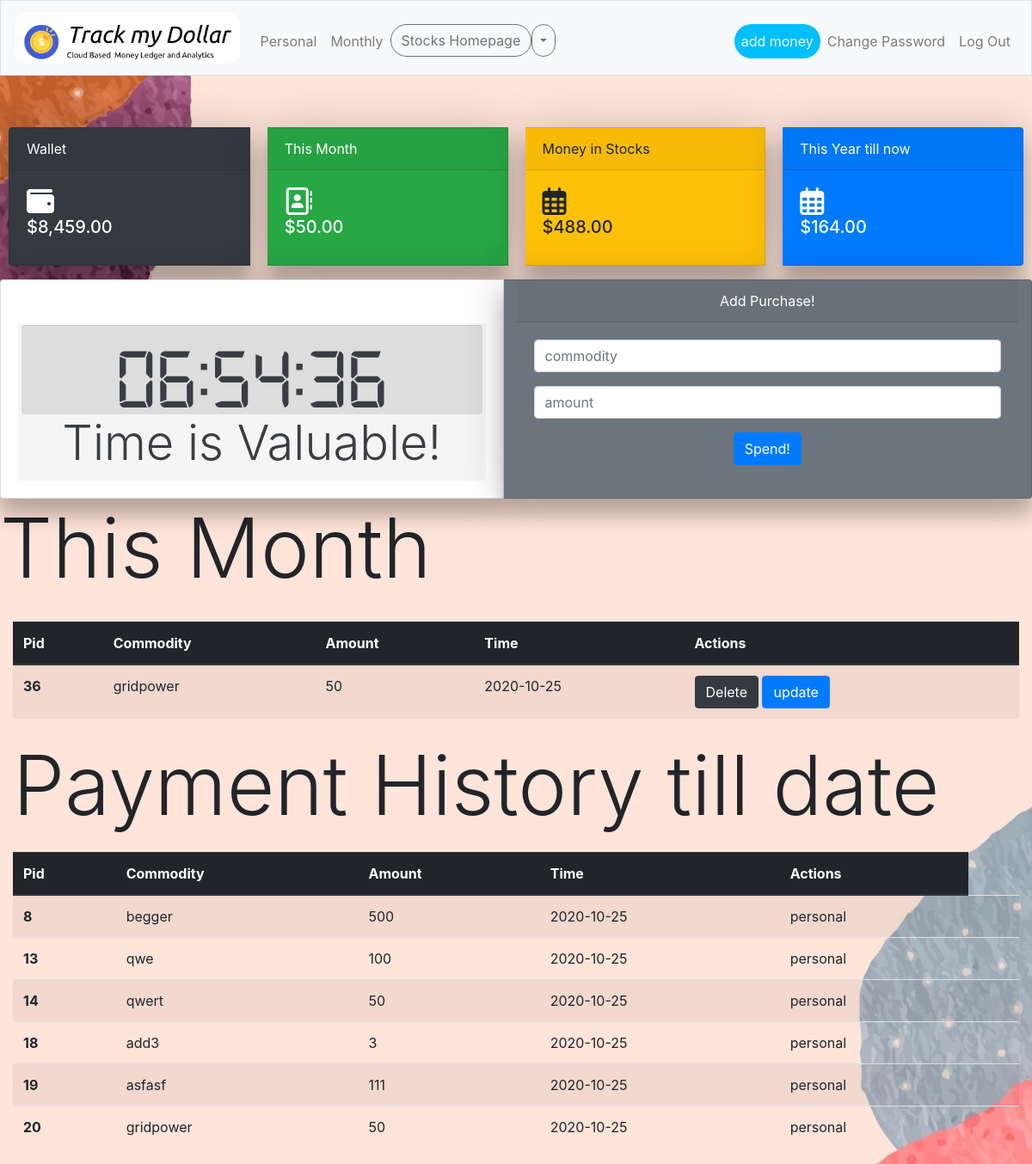
Page /personal (signed in) on the committed database.
### tables this page shows
CREATE TABLE "personal" (
	"pid"	INTEGER NOT NULL,
	"commodity"	VARCHAR(30),
	"amount"	INTEGER,
	"time"	DATE NOT NULL DEFAULT CURRENT_DATE,
	"user_id"	INTEGER,
	PRIMARY KEY("pid" AUTOINCREMENT)
);

CREATE TABLE "paymenthistory" (
	"user_id"	INTEGER NOT NULL,
	"paymentpurpose"	VARCHAR(30),
	"amount"	INTEGER,
	"datestamp"	date NOT NULL DEFAULT CURRENT_DATE,
	"pay_id"	INTEGER NOT NULL,
	"category"	VARCHAR(30),
	"pid"	INTEGER,
	"eid"	INTEGER,
	PRIMARY KEY("pay_id" AUTOINCREMENT)
);

### app.py (the view)
@app.route("/personal", methods=["GET", "POST"])
@login_required
def personal():
    if request.method == "POST":
        commodity = request.form.get("commodity")
        amount = request.form.get("amount")
        try:
            amount = int(amount)
        except:
            return apology("enter a proper value")
        if not commodity:
            return apology("Missing  commodity!")
        elif not amount:
            return apology("Missing number of shares!")
        elif int(amount)<= 0:
            return apology("enter a proper value")
        else:
            rows = db.execute("SELECT cash FROM users WHERE id=:id",id=session["user_id"])
            cash = rows[0]["cash"]
            updated_cash = cash - amount
            if updated_cash <0:
                return apology("cant afford")
            category= "personal"
            db.execute("UPDATE users SET cash=:updated_cash WHERE id=:id",updated_cash=updated_cash,id=session["user_id"])
            db.execute("INSERT INTO personal (user_id,amount,commodity) VALUES (:user_id,:amount,:commodity)",user_id=session["user_id"],amount=amount,commodity=commodity)
            temp_pid=db.execute("SELECT pid FROM personal ORDER BY pid DESC LIMIT 1")
            temp_pid=temp_pid[0]["pid"]
            db.execute("INSERT INTO paymenthistory (user_id,amount,paymentpurpose,category,pid) VALUES (:user_id,:amount,:paymentpurpose,:category,:temp_pid)",user_id=session["user_id"],amount=amount,paymentpurpose=commodity,category=category,temp_pid=temp_pid)
            flash("Bought!!")
            return redirect("/personal")
    else:
            today = str(date.today())
            print(" PERSONAL TOODAY: ",today)
            today = today.split('-')
            print("SPLITEED",today)
            today_year = today[0]
            today_month= today[1]
            nottoday_month = int(today_month) - 1
            prows = db.execute("""SELECT pid,commodity,amount,time
            FROM personal
            WHERE user_id = :user_id AND  strftime('%m', time) = :today_month AND strftime('%Y', time) = :today_year
            ORDER BY pid;
            """,user_id=session['user_id'],today_month=str(today_month),today_year=str(today_year))
            pspendings = []
            grand_ptotal =0
            count = 1
            for prow in prows:
                pspendings.append({
                    "pid": prow["pid"],
                    "commodity": prow["commodity"],
                    "amount": prow["amount"],
                    "time": prow["time"],
                })
                try:
                    grand_ptotal = grand_ptotal + prow["amount"]
                except:
                    grand_ptotal = 0
                    break
            sums = db.execute("""SELECT sum(amount)
            FROM personal
            WHERE user_id = :user_id
            """,user_id=session['user_id'])
            total_spending=sums[0]['sum(amount)']
            cash = db.execute("SELECT cash FROM users WHERE id=:user_id",user_id=session["user_id"])
            cash = cash[0]["cash"]
            hprows = db.execute("""SELECT pay_id,paymentpurpose,amount,datestamp,category
            FROM paymenthistory
            WHERE user_id = :user_id AND category="personal"
            ORDER BY pay_id;
            """,user_id=session['user_id'])
            hpspendings = []
            hpgrand_ptotal =0
            for hprow in hprows:
                hpspendings.append({
                    "payid": hprow["pay_id"],
                    "paymentpurpose": hprow["paymentpurpose"],
                    "amount": hprow["amount"],
                    "datestamp": hprow["datestamp"],
                    "category": hprow["category"]
                })
                try:
                    hpgrand_ptotal = hpgrand_ptotal + hprow["amount"]
                except:
                    hpgrand_ptotal = 0
                    break
            stockmoney = db.execute("""SELECT SUM(price) ,SUM(shares) as totalShares
                                        FROM history
                                        WHERE user_id = :user_id
                                        GROUP BY stock_name
                                        HAVING totalShares >0;
                                        """,user_id=session['user_id'])
            try:
                stockmoney = int (stockmoney[0]['SUM(price)'])
            except:
                stockmoney = 0
            return render_template("personal.html",pspendings=pspendings, cash =usd(cash), grand_ptotal=usd(grand_ptotal),hpspendings=hpspendings,hpgrand_total = usd(hpgrand_ptotal),total_spending=usd(total_spending),stockmoney=usd(stockmoney))

### app.py (called while the page is built)
@app.after_request
def after_request(response):
    response.headers["Cache-Control"] = "no-cache, no-store, must-revalidate"
    response.headers["Expires"] = 0
    response.headers["Pragma"] = "no-cache"
    return response

### helpers.py (called while the page is built)
def login_required(f):
    @wraps(f)
    def decorated_function(*args, **kwargs):
        if session.get("user_id") is None:
            return redirect("/login")
        return f(*args, **kwargs)
    return decorated_function

def usd(value):
    try:
        value = int(value)
    except :
        return 0
    return f"${value:,.2f}"

### templates/personal.html (shortened to what this page needs)
{% extends "layout.html" %} {% block title %} Log In {% endblock %} {% block main %}
<div class="card-group">
    <div class="card text-white bg-dark mb-3" style="max-width: 18rem; margin: 10px;">
        <div class="card-header">Wallet</div>
        <div class="card-body">
            <i class="fas fa-wallet" style="font-size: xx-large;"></i>
            <span><h5 class="card-title">{{cash}}</h5></span>
        </div>
    </div>
    <div class="card text-white bg-success mb-3" style="max-width: 18rem; margin: 10px;">
        <div class="card-header">This Month</div>
        <div class="card-body">
            <i class="far fa-address-book" style="font-size: xx-large;"></i>
            <span><h5 class="card-title">{{grand_ptotal}}</h5></span>
        </div>
    </div>
    <div class="card  bg-warning mb-3" style="max-width: 18rem; margin: 10px;">
        <div class="card-header">Money in Stocks</div>
        <div class="card-body">
            <i class="far fa-calendar-alt" style="font-size: xx-large;"></i>
            <span><h5 class="card-title">{{stockmoney}}</h5></span>
        </div>
    </div>
    <div class="card text-white bg-primary mb-3" style="max-width: 18rem; margin: 10px;">
        <div class="card-header">This Year till now</div>
        <div class="card-body">
            <i class="far fa-calendar-alt" style="font-size: xx-large;"></i>
            <span><h5 class="card-title">{{total_spending}}</h5></span>
        </div>
    </div>
</div>
<div class="card-group">
    <div class="card wrapper" style="max-width: 40rem; ">
        <div class="card-body">
            <div class="clock-wrap container">
                <div class="clock">
                    <div class="clock__time ">
                    </div>
                </div>
                <h4 class="display-4">Time is Valuable!</h1>
            </div>
        </div>
    </div>
    <div class="card text-white bg-secondary text-center container" style="max-width: 80vw">
        <div class="card-header">Add Purchase!</div>
        <div class="card-body container">
            <form action="/personal" method="post">
                <div class="form-group">
                    <input autocomplete="off" autofocus class="form-control" name="commodity" placeholder="commodity" type="text">
                </div>
                <div class="form-group">
                    <input class="form-control" name="amount" placeholder="amount" type="number">
                </div>
                <button class="btn btn-primary" type="pspend">Spend!</button>
            </form>
        </div>
    </div>
</div>
<h1 class="display-1">This Month</h1>
<main class="container-fluid">
    <table class="table table-striped table-hover ">
        <thead class="thead-dark">
            <tr>
                <th scope="col">Pid</th>
                <th scope="col">Commodity</th>
                <th scope="col">Amount</th>
                <th scope="col">Time</th>
                <th scope="col">Actions</th>
            </tr>
        </thead>
        <tbody>
            {% for pspending in pspendings: %}
            <tr>
                <th scope="row">{{pspending["pid"]}}</th>
                <td>{{pspending["commodity"]}}</td>
                <td>{{pspending["amount"]}}</td>
                <td>{{pspending["time"]}}</td>
                <td>
                    <a href="/personal/delete/{{pspending['pid']}}" class="btn btn-dark btn-large ">Delete</a>
                    <button type="button" class="btn btn-primary" data-toggle="modal" data-target="#exampleModal" data-whatever="{{pspending['commodity']}}" data-link="/personal/update/{{pspending['pid']}}">update</button>
                </td>
            </tr>
            {% endfor %}
        </tbody>
    </table>
    <h1 class="display-1 " style="border-style: none">Payment History till date</h1>
    <table class="table table-striped table-hover">
        <thead class="thead-dark">
            <tr>
                <th scope="col">Pid</th>
                <th scope="col">Commodity</th>
                <th scope="col">Amount</th>
                <th scope="col">Time</th>
                <th scope="col">Actions</th>
            </tr>
        </thead>
        <tbody>
            {% for hpspending in hpspendings: %}
            <tr>
                <th scope="row">{{hpspending["payid"]}}</th>
                <td>{{hpspending["paymentpurpose"]}}</td>
                <td>{{hpspending["amount"]}}</td>
                <td>{{hpspending["datestamp"]}}</td>
                <td>{{hpspending["category"]}}</td>
                <td>{{hpgrand_ptotal}}</td>
            </tr>
            {% endfor %}
        </tbody>
    </table>
</main>
{% endblock %}

### static/styles.css (style rules this page uses)
.card { box-shadow: 0 20px 20px rgba(0, 0, 0, 0.2), 0px 0px 50px rgba(0, 0, 0, 0.2); }
.table { margin-top: 20px; margin-bottom: 20px; }
body { background-image: url("/static/background.jpg"); background-repeat: no-repeat; background-position: center; }
main { overflow-x: auto; }
.clock-wrap { background-color: #F5F5F5; padding: 0.11rem 0.22rem; margin-top: 30px; display: inline-block; box-sizing: border-box; border-radius: 0.11rem; color: #3A3D42; text-align: center; }
.clock { text-align: center; box-shadow: 0px 0.055rem 0.055rem rgba(0, 0, 0, 0.08) inset; background-color: #DDD; border-radius: 4px; padding: 0.1rem 0.2rem; pointer-events: none; -webkit-user-select: none; -moz-user-select: none; user-select: none; }

### rows in the picture
personal: pid "36", commodity "gridpower", amount "50", time "2020-10-25"
paymenthistory: payid "8", paymentpurpose "begger", amount "500", datestamp "2020-10-25", category "personal"
paymenthistory: payid "13", paymentpurpose "qwe", amount "100", datestamp "2020-10-25", category "personal"
paymenthistory: payid "14", paymentpurpose "qwert", amount "50", datestamp "2020-10-25", category "personal"
paymenthistory: payid "18", paymentpurpose "add3", amount "3", datestamp "2020-10-25", category "personal"
paymenthistory: payid "19", paymentpurpose "asfasf", amount "111", datestamp "2020-10-25", category "personal"
paymenthistory: payid "20", paymentpurpose "gridpower", amount "50", datestamp "2020-10-25", category "personal"

### other values in the picture
{{ cash }} "$8,459.00"
{{ grand_ptotal }} "$50.00"
{{ stockmoney }} "$488.00"
{{ total_spending }} "$164.00"
